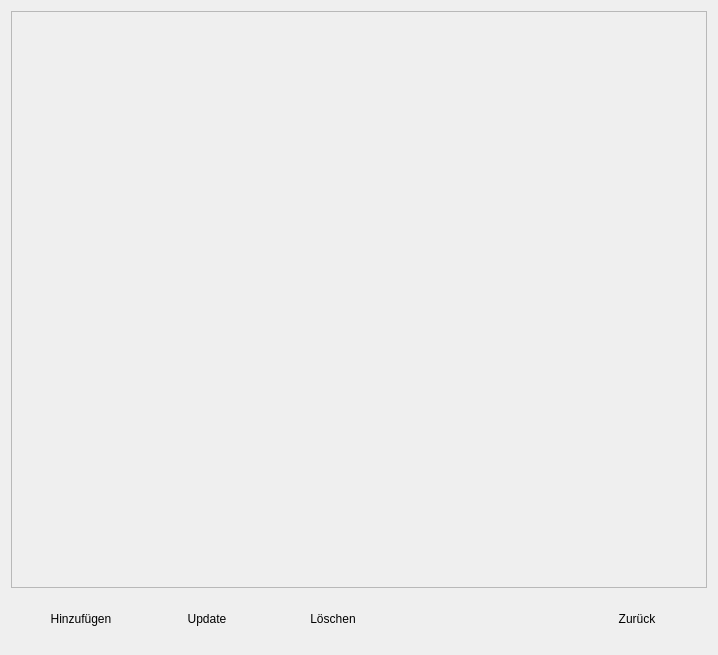
<?xml version="1.0" encoding="UTF-8"?>
<ui version="4.0">
 <class>Materialmanagement</class>
 <widget class="QDialog" name="Materialmanagement">
  <property name="geometry">
   <rect>
    <x>0</x>
    <y>0</y>
    <width>718</width>
    <height>655</height>
   </rect>
  </property>
  <property name="windowTitle">
   <string>Materialmanagement</string>
  </property>
  <layout class="QVBoxLayout" name="verticalLayout">
   <item>
    <widget class="QFrame" name="frame">
     <property name="frameShape">
      <enum>QFrame::StyledPanel</enum>
     </property>
     <property name="frameShadow">
      <enum>QFrame::Raised</enum>
     </property>
     <layout class="QGridLayout" name="gridLayout_2"/>
    </widget>
   </item>
   <item>
    <layout class="QHBoxLayout" name="horizontalLayout">
     <item>
      <spacer name="horizontalSpacer_3">
       <property name="orientation">
        <enum>Qt::Horizontal</enum>
       </property>
       <property name="sizeType">
        <enum>QSizePolicy::Fixed</enum>
       </property>
       <property name="sizeHint" stdset="0">
        <size>
         <width>20</width>
         <height>20</height>
        </size>
       </property>
      </spacer>
     </item>
     <item>
      <widget class="QPushButton" name="AddButton">
       <property name="minimumSize">
        <size>
         <width>100</width>
         <height>50</height>
        </size>
       </property>
       <property name="styleSheet">
        <string notr="true">QPushButton{
background: qlineargradient(x1: 0, y1: 0, x2: 0, y2: 1,
                     stop: 0 #c8def3, stop: 0.4 #79aee2,
                     stop: 0.5 #6fa3d6, stop: 1.0 #6798c7);
color:rgb(0, 0, 0);
border-style:outset;
}
QPushButton:hover{
background: qlineargradient(x1: 0, y1: 0, x2: 0, y2: 1,
                     stop: 0 #6798c7, stop: 0.4 #6fa3d6,
                     stop: 0.5 #79aee2, stop: 1.0 #c8def3);
border-style:outset;
border-width:3px;
border-color:rgb(46, 87, 143);
}
QPushButton:pressed{
background-color: rgb(200, 222, 243);
border-style:inset;
}
</string>
       </property>
       <property name="text">
        <string>Hinzufügen</string>
       </property>
      </widget>
     </item>
     <item>
      <spacer name="horizontalSpacer_9">
       <property name="orientation">
        <enum>Qt::Horizontal</enum>
       </property>
       <property name="sizeType">
        <enum>QSizePolicy::Fixed</enum>
       </property>
       <property name="sizeHint" stdset="0">
        <size>
         <width>20</width>
         <height>20</height>
        </size>
       </property>
      </spacer>
     </item>
     <item>
      <widget class="QPushButton" name="UpdateButton">
       <property name="minimumSize">
        <size>
         <width>100</width>
         <height>50</height>
        </size>
       </property>
       <property name="styleSheet">
        <string notr="true">QPushButton{
background: qlineargradient(x1: 0, y1: 0, x2: 0, y2: 1,
                     stop: 0 #c8def3, stop: 0.4 #79aee2,
                     stop: 0.5 #6fa3d6, stop: 1.0 #6798c7);
color:rgb(0, 0, 0);
border-style:outset;
}
QPushButton:hover{
background: qlineargradient(x1: 0, y1: 0, x2: 0, y2: 1,
                     stop: 0 #6798c7, stop: 0.4 #6fa3d6,
                     stop: 0.5 #79aee2, stop: 1.0 #c8def3);
border-style:outset;
border-width:3px;
border-color:rgb(46, 87, 143);
}
QPushButton:pressed{
background-color: rgb(200, 222, 243);
border-style:inset;
}
</string>
       </property>
       <property name="text">
        <string>Update</string>
       </property>
      </widget>
     </item>
     <item>
      <spacer name="horizontalSpacer">
       <property name="orientation">
        <enum>Qt::Horizontal</enum>
       </property>
       <property name="sizeType">
        <enum>QSizePolicy::Fixed</enum>
       </property>
       <property name="sizeHint" stdset="0">
        <size>
         <width>20</width>
         <height>20</height>
        </size>
       </property>
      </spacer>
     </item>
     <item>
      <widget class="QPushButton" name="delButton">
       <property name="minimumSize">
        <size>
         <width>100</width>
         <height>50</height>
        </size>
       </property>
       <property name="styleSheet">
        <string notr="true">QPushButton{
background: qlineargradient(x1: 0, y1: 0, x2: 0, y2: 1,
                     stop: 0 #c8def3, stop: 0.4 #79aee2,
                     stop: 0.5 #6fa3d6, stop: 1.0 #6798c7);
color:rgb(0, 0, 0);
border-style:outset;
}
QPushButton:hover{
background: qlineargradient(x1: 0, y1: 0, x2: 0, y2: 1,
                     stop: 0 #6798c7, stop: 0.4 #6fa3d6,
                     stop: 0.5 #79aee2, stop: 1.0 #c8def3);
border-style:outset;
border-width:3px;
border-color:rgb(46, 87, 143);
}
QPushButton:pressed{
background-color: rgb(200, 222, 243);
border-style:inset;
}
</string>
       </property>
       <property name="text">
        <string>Löschen</string>
       </property>
      </widget>
     </item>
     <item>
      <spacer name="horizontalSpacer_2">
       <property name="orientation">
        <enum>Qt::Horizontal</enum>
       </property>
       <property name="sizeHint" stdset="0">
        <size>
         <width>40</width>
         <height>20</height>
        </size>
       </property>
      </spacer>
     </item>
     <item>
      <widget class="QPushButton" name="backToMainMenu">
       <property name="minimumSize">
        <size>
         <width>100</width>
         <height>50</height>
        </size>
       </property>
       <property name="styleSheet">
        <string notr="true">QPushButton{
background: qlineargradient(x1: 0, y1: 0, x2: 0, y2: 1,
                     stop: 0 #c8def3, stop: 0.4 #79aee2,
                     stop: 0.5 #6fa3d6, stop: 1.0 #6798c7);
color:rgb(0, 0, 0);
border-style:outset;
}
QPushButton:hover{
background: qlineargradient(x1: 0, y1: 0, x2: 0, y2: 1,
                     stop: 0 #6798c7, stop: 0.4 #6fa3d6,
                     stop: 0.5 #79aee2, stop: 1.0 #c8def3);
border-style:outset;
border-width:3px;
border-color:rgb(46, 87, 143);
}
QPushButton:pressed{
background-color: rgb(200, 222, 243);
border-style:inset;
}
</string>
       </property>
       <property name="text">
        <string>Zurück</string>
       </property>
      </widget>
     </item>
     <item>
      <spacer name="horizontalSpacer_4">
       <property name="orientation">
        <enum>Qt::Horizontal</enum>
       </property>
       <property name="sizeType">
        <enum>QSizePolicy::Fixed</enum>
       </property>
       <property name="sizeHint" stdset="0">
        <size>
         <width>20</width>
         <height>20</height>
        </size>
       </property>
      </spacer>
     </item>
    </layout>
   </item>
  </layout>
 </widget>
 <resources/>
 <connections/>
</ui>
